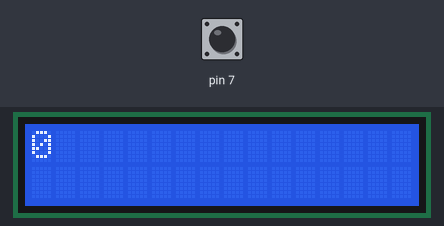
Bench run of a sketch on a simulated Arduino Uno, built with avr-gcc and run on an emulated ATmega328P. Parts: 16×2 character LCD. The inputs (shaded band) are chosen by the test bench; at power-on: pin 7 HIGH.

Above: at 1.2 s.
1.3 s: pin 7 pulled LOW for 1 s
At 2.8 s:
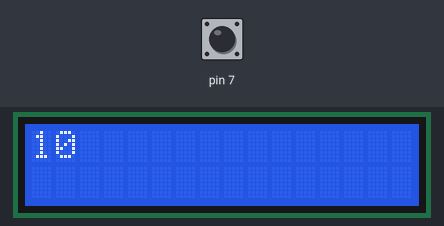
3.8 s: pin 7 pulled LOW for 0.15 s
At 4.3 s:
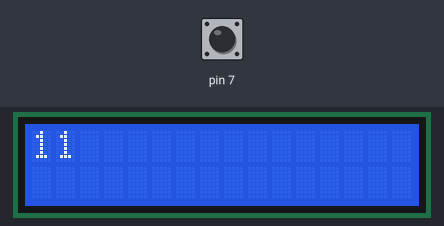
5.4 s: pin 7 pulled LOW for 0.15 s
At 6.7 s:
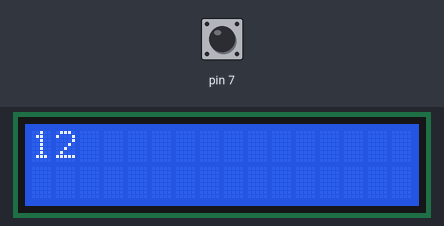
7.0 s: pin 7 pulled LOW for 1 s
At 9.4 s:
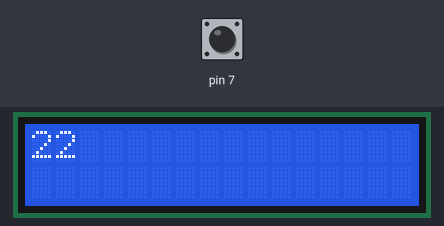
Timing chart, 0 to 10.5 s (numbered marks = the images above; inputs shaded):
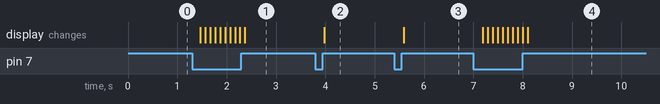

Measured:
- after the input at 1.3 s, the display: first changes after 0.17 s (image 1 shows a later state)
- after the input at 3.8 s, the display: changes after 0.18 s (image 2)
- after the input at 5.4 s, the display: changes after 0.19 s (image 3)
- after the input at 7.0 s, the display: first changes after 0.19 s (image 4 shows a later state)

The sketch:

Ex1.17.ino
```cpp
#include <LiquidCrystal.h>

LiquidCrystal lcd(2,3,4,8,12,13);

int value = 0;
void setup() {
  lcd.begin(16, 2);
  pinMode(7, INPUT_PULLUP);
  lcd.setCursor(0,0);
  lcd.print(value);
}

void loop() {
  lcd.setCursor(0,0);
  lcd.print(value);
  if(digitalRead(7) == LOW) {
    value++;
  }
  delay(100);
}
```
